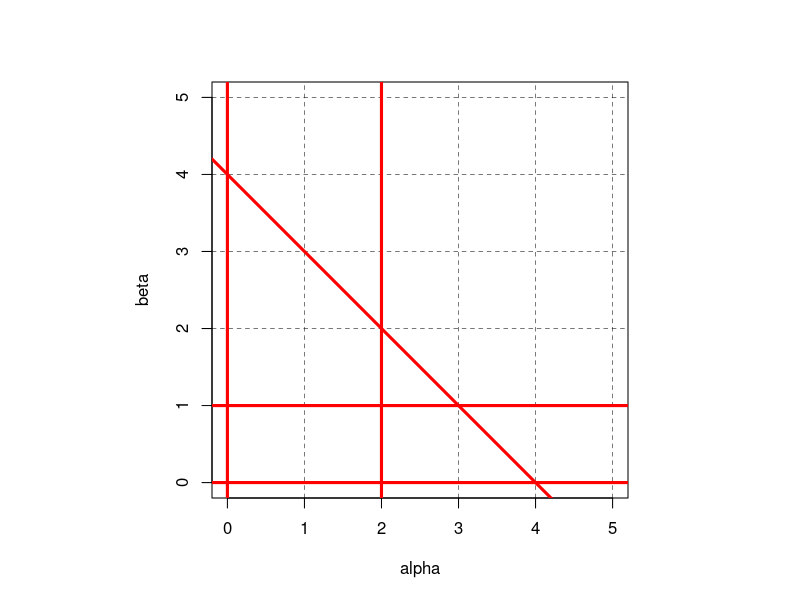
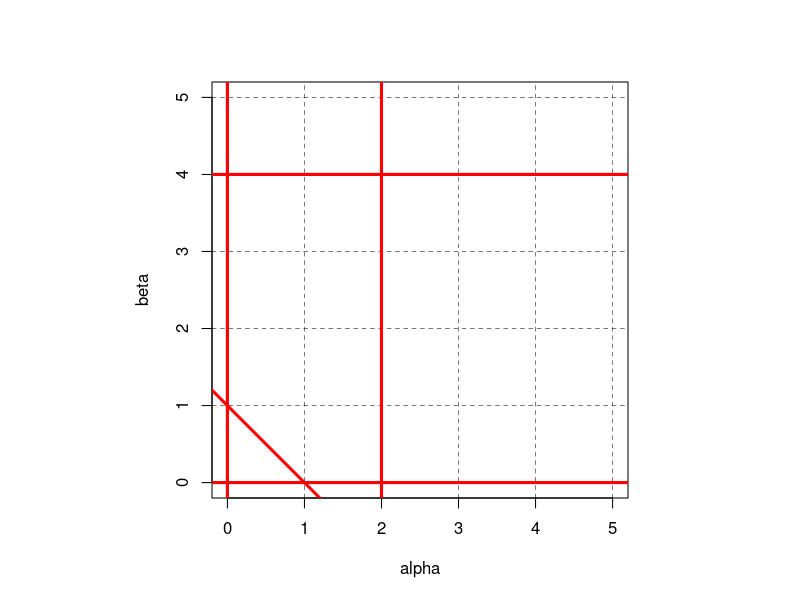
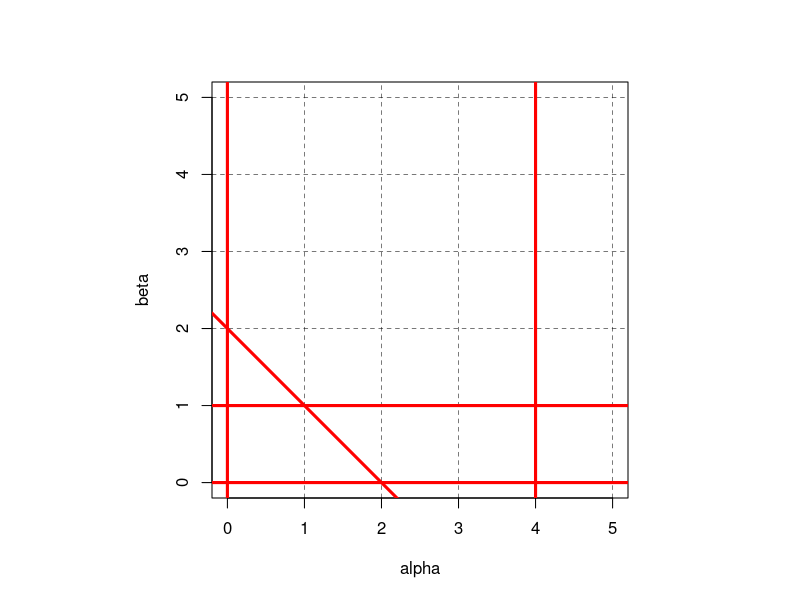
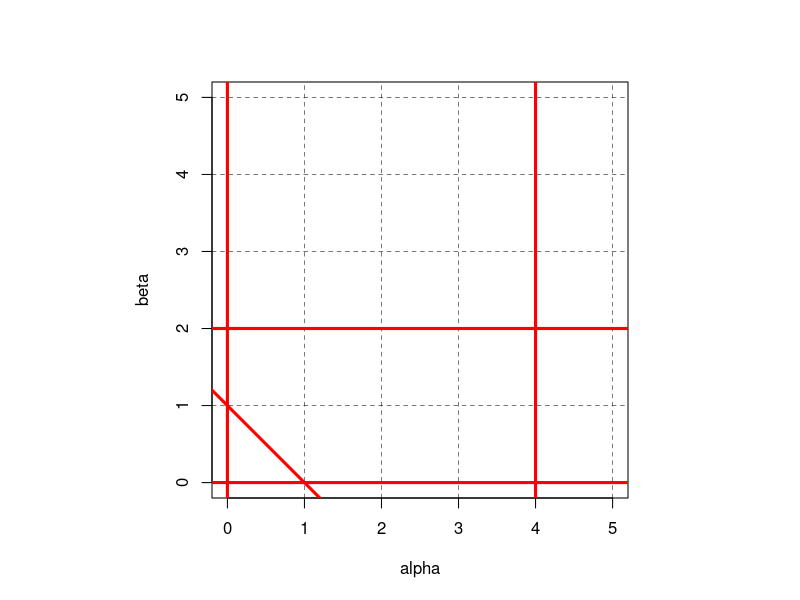
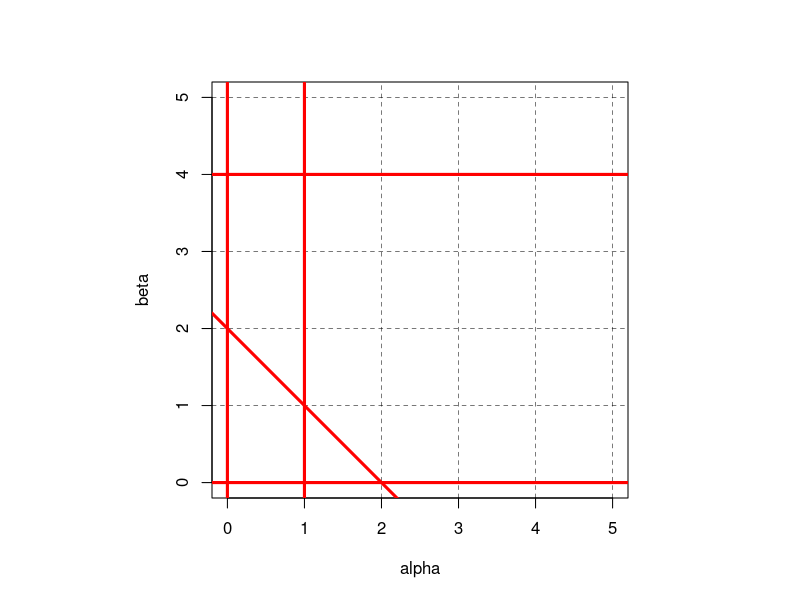
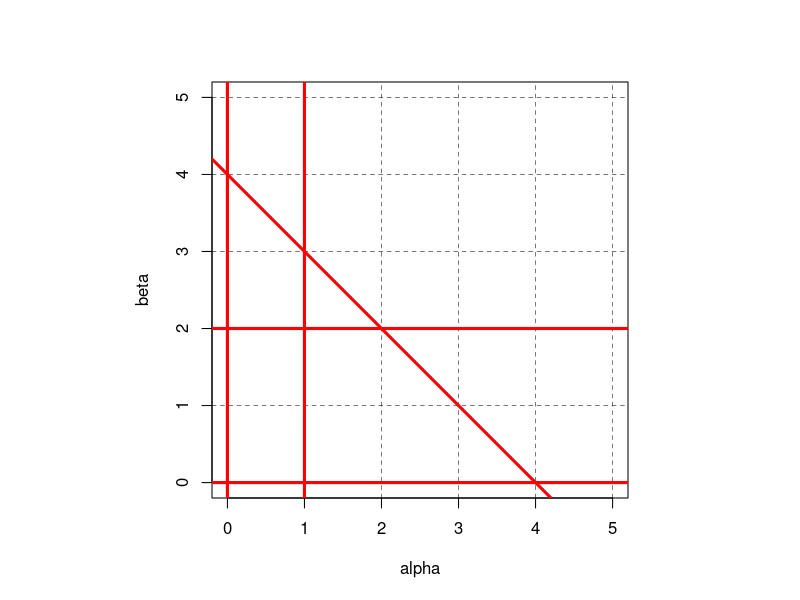

These figures' R source, in order:
## ---- chunk 1
par(pty = "s")
plot(NULL, xlim = c(0,5), ylim = c(0,5), xlab = "alpha", ylab = "beta")
for (i in 1:5) {
  abline(v = i, lwd = .5, lty = 2)
  abline(h = i, lwd = .5, lty = 2)
}
abline(v = 0, col = "RED", lwd = 3)
abline(h = 0, col = "RED", lwd = 3)
abline(v = 2, col = "RED", lwd = 3)
abline(h = 1, col = "RED", lwd = 3)
abline(4, -1, col = "RED", lwd = 3)
## ---- chunk 2
par(pty = "s")
plot(NULL, xlim = c(0,5), ylim = c(0,5), xlab = "alpha", ylab = "beta")
for (i in 1:5) {
  abline(v = i, lwd = .5, lty = 2)
  abline(h = i, lwd = .5, lty = 2)
}
abline(v = 0, col = "RED", lwd = 3)
abline(h = 0, col = "RED", lwd = 3)
abline(v = 2, col = "RED", lwd = 3)
abline(h = 4, col = "RED", lwd = 3)
abline(1, -1, col = "RED", lwd = 3)
## ---- chunk 3
par(pty = "s")
plot(NULL, xlim = c(0,5), ylim = c(0,5), xlab = "alpha", ylab = "beta")
for (i in 1:5) {
  abline(v = i, lwd = .5, lty = 2)
  abline(h = i, lwd = .5, lty = 2)
}
abline(v = 0, col = "RED", lwd = 3)
abline(h = 0, col = "RED", lwd = 3)
abline(v = 4, col = "RED", lwd = 3)
abline(h = 1, col = "RED", lwd = 3)
abline(2, -1, col = "RED", lwd = 3)
## ---- chunk 4
par(pty = "s")
plot(NULL, xlim = c(0,5), ylim = c(0,5), xlab = "alpha", ylab = "beta")
for (i in 1:5) {
  abline(v = i, lwd = .5, lty = 2)
  abline(h = i, lwd = .5, lty = 2)
}
abline(v = 0, col = "RED", lwd = 3)
abline(h = 0, col = "RED", lwd = 3)
abline(v = 4, col = "RED", lwd = 3)
abline(h = 2, col = "RED", lwd = 3)
abline(1, -1, col = "RED", lwd = 3)
## ---- chunk 5
par(pty = "s")
plot(NULL, xlim = c(0,5), ylim = c(0,5), xlab = "alpha", ylab = "beta")
for (i in 1:5) {
  abline(v = i, lwd = .5, lty = 2)
  abline(h = i, lwd = .5, lty = 2)
}
abline(v = 0, col = "RED", lwd = 3)
abline(h = 0, col = "RED", lwd = 3)
abline(v = 1, col = "RED", lwd = 3)
abline(h = 4, col = "RED", lwd = 3)
abline(2, -1, col = "RED", lwd = 3)
## ---- chunk 6
par(pty = "s")
plot(NULL, xlim = c(0,5), ylim = c(0,5), xlab = "alpha", ylab = "beta")
for (i in 1:5) {
  abline(v = i, lwd = .5, lty = 2)
  abline(h = i, lwd = .5, lty = 2)
}
abline(v = 0, col = "RED", lwd = 3)
abline(h = 0, col = "RED", lwd = 3)
abline(v = 1, col = "RED", lwd = 3)
abline(h = 2, col = "RED", lwd = 3)
abline(4, -1, col = "RED", lwd = 3)
## ---- chunk 7
x <- matrix(0, 25, 7)
x[1, 1:3] <- c(0, 0, 0)
x[2, 1:3] <- c(0, 0, 2)
x[3, 1:3] <- c(0, 0, 4)
x[4, 1:3] <- c(0, 1, 0)
x[5, 1:3] <- c(0, 1, 1)
x[6, 1:3] <- c(0, 1, 3)
x[7, 1:3] <- c(0, 1, 4)
x[8, 1:3] <- c(0, 2, 0)
x[9, 1:3] <- c(0, 2, 2)
x[10, 1:3] <- c(0, 2, 4)
x[11, 1:3] <- c(0, 4, 4)
x[12, 1:3] <- c(0, 6, 4)
x[13, 1:3] <- c(1, 0, 0)
x[14, 1:3] <- c(1, 0, 1)
x[15, 1:3] <- c(1, 0, 2)
x[16, 1:3] <- c(1, 0, 5)
x[17, 1:3] <- c(1, 2, 0)
x[18, 1:3] <- c(2, 0, 2)
x[19, 1:3] <- c(2, 2, 0)
x[20, 1:3] <- c(3, 2, 0)
x[21, 1:3] <- c(4, 2, 0)
x[22, 1:3] <- c(4, 3, 0)
x[23, 1:3] <- c(4, 4, 0)
x[24, 1:3] <- c(4, 5, 0)
x[25, 1:3] <- c(6, 0, 2)
colnames(x) <- c("x1", "x2", "x3", "d12", "d13", "d23", "stress")
x[, 4] <- abs(x[,1] - x[, 2])
x[, 5] <- abs(x[,1] - x[, 3])
x[, 6] <- abs(x[,2] - x[, 3])
x[, 7] <- apply(x, 1, function(z) sum(abs(z[4:6] - c(1, 4, 2))))
print(x)
